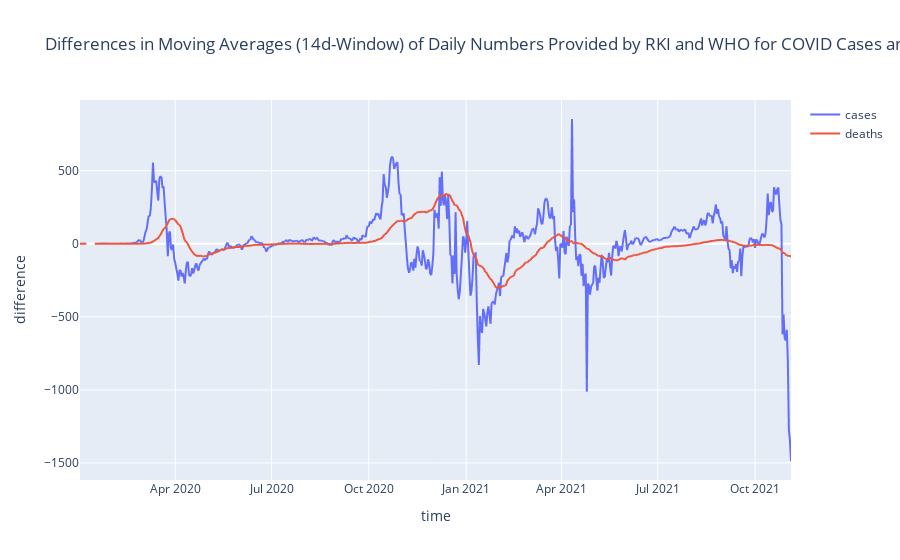

Source (notebook cell):
### Markdown cell above
compare "smoothed" data

### Code cell
window = '14d'
px.line((RKI_COVID_GERMANY.rolling(window, center=True, min_periods=1).mean() 
         - WHO_COVID_GERMANY_SHIFTED.rolling(window, center=True, min_periods=1).mean()).reset_index(), x="index", y=["cases", "deaths"], 
        title=f"Differences in Moving Averages ({window}-Window) of Daily Numbers Provided by RKI and WHO for COVID Cases and Deaths in Germany", 
        labels={"value": "difference", "index": "time", "variable": ""})

### Figure 1 — Plotly figure (JSON) as saved in the notebook; plotly's stock layout.template omitted (floating-point values rounded to 4 significant figures; data arrays with more than 128 entries replaced by an {"elided": "..."} marker saying what was removed)
{"data": [{"hovertemplate": "=cases<br>time=%{x}<br>difference=%{y}<extra></extra>", "legendgroup": "cases", "line": {"color": "#636efa", "dash": "solid"}, "marker": {"symbol": "circle"}, "mode": "lines", "name": "cases", "showlegend": true, "type": "scattergl", "x": {"elided": "673 str values"}, "xaxis": "x", "y": {"elided": "673 float values"}, "yaxis": "y"}, {"hovertemplate": "=deaths<br>time=%{x}<br>difference=%{y}<extra></extra>", "legendgroup": "deaths", "line": {"color": "#EF553B", "dash": "solid"}, "marker": {"symbol": "circle"}, "mode": "lines", "name": "deaths", "showlegend": true, "type": "scattergl", "x": {"elided": "673 str values"}, "xaxis": "x", "y": {"elided": "673 float values"}, "yaxis": "y"}], "layout": {"legend": {"title": {"text": ""}, "tracegroupgap": 0}, "title": {"text": "Differences in Moving Averages (14d-Window) of Daily Numbers Provided by RKI and WHO for COVID Cases and Deaths in Germany"}, "xaxis": {"anchor": "y", "domain": [0, 1], "title": {"text": "time"}}, "yaxis": {"anchor": "x", "domain": [0, 1], "title": {"text": "difference"}}}}
